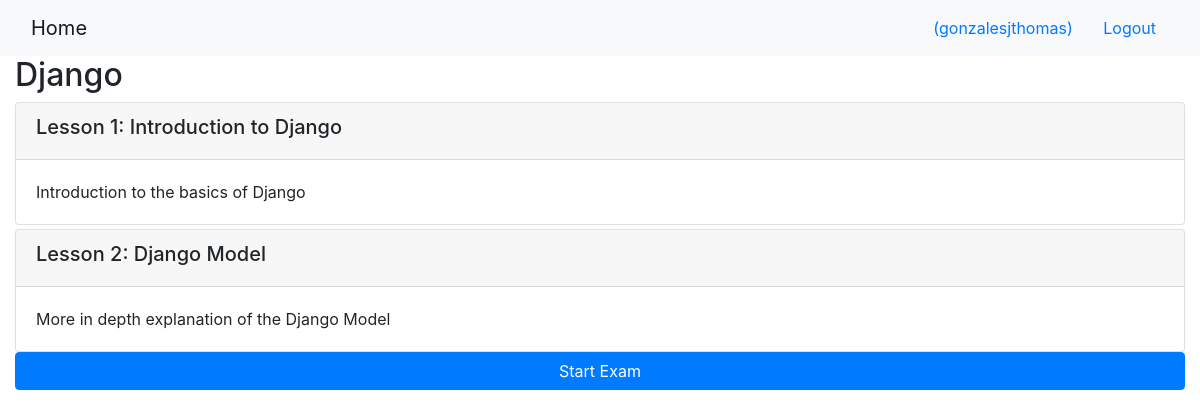
The app's page /onlinecourse/1/ (signed in) with its own data.
### onlinecourse/models.py (models this page shows, shortened)
class Course(models.Model):
    name = models.CharField(null=False, max_length=30, default='online course')
    image = models.ImageField(upload_to='course_images/')
    description = models.CharField(max_length=1000)
    pub_date = models.DateField(null=True)
    instructors = models.ManyToManyField(Instructor)
    users = models.ManyToManyField(settings.AUTH_USER_MODEL, through='Enrollment')
    total_enrollment = models.IntegerField(default=0)
    is_enrolled = False

class Lesson(models.Model):
    title = models.CharField(max_length=200, default="title")
    order = models.IntegerField(default=0)
    course = models.ForeignKey(Course, on_delete=models.CASCADE)
    content = models.TextField()

### onlinecourse/views.py (the view)
# urls.py: path('<int:pk>/', views.CourseDetailView.as_view(), name='course_details'),
class CourseDetailView(generic.DetailView):
    model = Course
    template_name = 'onlinecourse/course_detail_bootstrap.html'

### onlinecourse/templates/onlinecourse/course_detail_bootstrap.html (shortened to what this page needs)
<!DOCTYPE html>
<html lang="en">
<head>
     {% load static %}
    <link rel="stylesheet" href="https://maxcdn.bootstrapcdn.com/bootstrap/4.5.2/css/bootstrap.min.css">
</head>
<body>
    <nav class="navbar navbar-light bg-light">
        <div class="container-fluid">
            <div class="navbar-header">
                  <a class="navbar-brand" href="{% url 'onlinecourse:index' %}">Home</a>
            </div>
            <ul class="nav navbar-nav navbar-right">
                {% if user.is_authenticated %}
                <li>
                    <a class="btn btn-link" href="#">{{ user.first_name }}({{ user.username }})</a>
                    <a class="btn btn-link" href="{% url 'onlinecourse:logout' %}">Logout</a>
                </li>
                {% endif %}
            </ul>
        </div>
    </nav>
    <div class="container-fluid">
        <h2>{{ course.name }}</h2>
        <div class="card-columns-vertical">
            {% for lesson in course.lesson_set.all %}
                <div class="card mt-1">
                    <div class="card-header"><h5>Lesson {{lesson.order|add:1}}: {{lesson.title}}</h5></div>
                    <div class="card-body">{{lesson.content}}</div>
                </div>
            {% endfor %}
        </div>
        {% if user.is_authenticated %}
        <button class="btn btn-primary btn-block" data-toggle="collapse" data-target="#exam">Start Exam</button>
        {% endif %}
               </div>
</body>
</html>

### records on screen
Course: name "Django"
Lesson: order|add "1", title "Introduction to Django", content "Introduction to the basics of Django"
Lesson: order|add "2", title "Django Model", content "More in depth explanation of the Django Model"

### other values on screen
{{ user.username }} "gonzalesjthomas"
